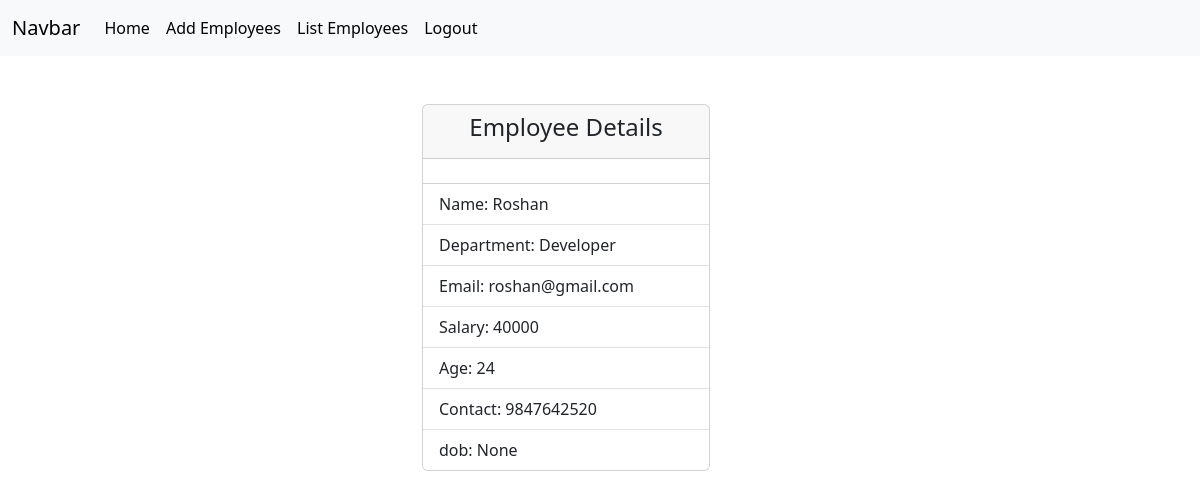
Screenshot of /employees/4 (signed in) with the database file from the repository.
### crm/models.py (models this page shows, shortened)
class Employees(models.Model):
    name=models.CharField(max_length=100)
    department=models.CharField(max_length=100)
    salary=models.PositiveIntegerField()
    email=models.EmailField(unique=True)
    age=models.PositiveIntegerField()
    contact=models.CharField(null=True,max_length=10)
    profile_pic=models.ImageField(upload_to="images",null=True)
    dob=models.DateField(null=True,blank=True)

### crm/views.py (the view)
# urls.py: path('employees/<int:pk>',views.EmployeeDetailView.as_view(),name="emp-details"),
@method_decorator(Signin_required,name="dispatch")
class EmployeeDetailView(View):
    def get(self,request,*args,**kwargs):
        id=kwargs.get("pk")
        qs=Employees.objects.get(id=id)
        return render(request,"emp_detail.html",{"data":qs})

### crm/views.py (called while the page is built)
def Signin_required(fn):
    def wrapper(request,*args,**kwargs):
        if not request.user.is_authenticated:
            messages.error(request,"invalid session")
            return redirect("signin")
        else:
            return fn(request,*args,**kwargs)
    return wrapper

### crm/templates/emp_detail.html (shortened to what this page needs)
{%extends 'base.html'%}
{%block body_block%}
<div class="container">
    <div class="row">
        <div class="col-4"></div>
        <div class="col-4 mt-5">
            <div>
                <div class="card" style="width: 18rem;">
                    <div class="card-header">
                        <h4 style="text-align: center;">                  Employee Details                    </h4>
                    </div>
                    <div>
                    </div>
                    <ul class="list-group list-group-flush">
                      <li class="list-group-item">Name: {{data.name}}</li>
                      <li class="list-group-item">Department: {{data.department}}</li>
                      <li class="list-group-item">Email: {{data.email}}</li>
                      <li class="list-group-item">Salary: {{data.salary}}</li>
                      <li class="list-group-item">Age: {{data.age}}</li>
                      <li class="list-group-item">Contact: {{data.contact}}</li>
                      <li class="list-group-item">dob: {{data.dob}}</li>
                    </ul>
                  </div>
            </div>
        </div>
        <div class="col-4"></div>
    </div>
    </div>
    {%endblock%}

### rows the page displays
Employees: name "Roshan", department "Developer", email "roshan@gmail.com", salary "40000", age "24", contact "9847642520", dob "None"
